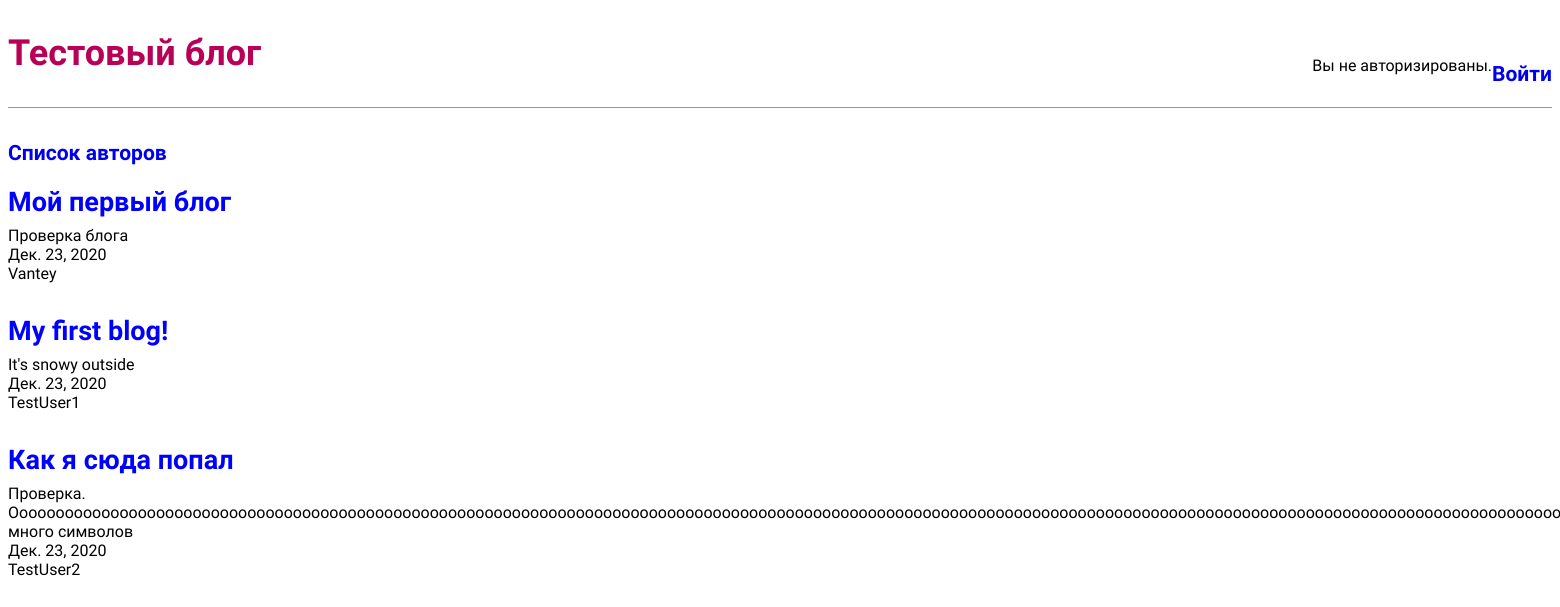
The app's page /feed/, older data.
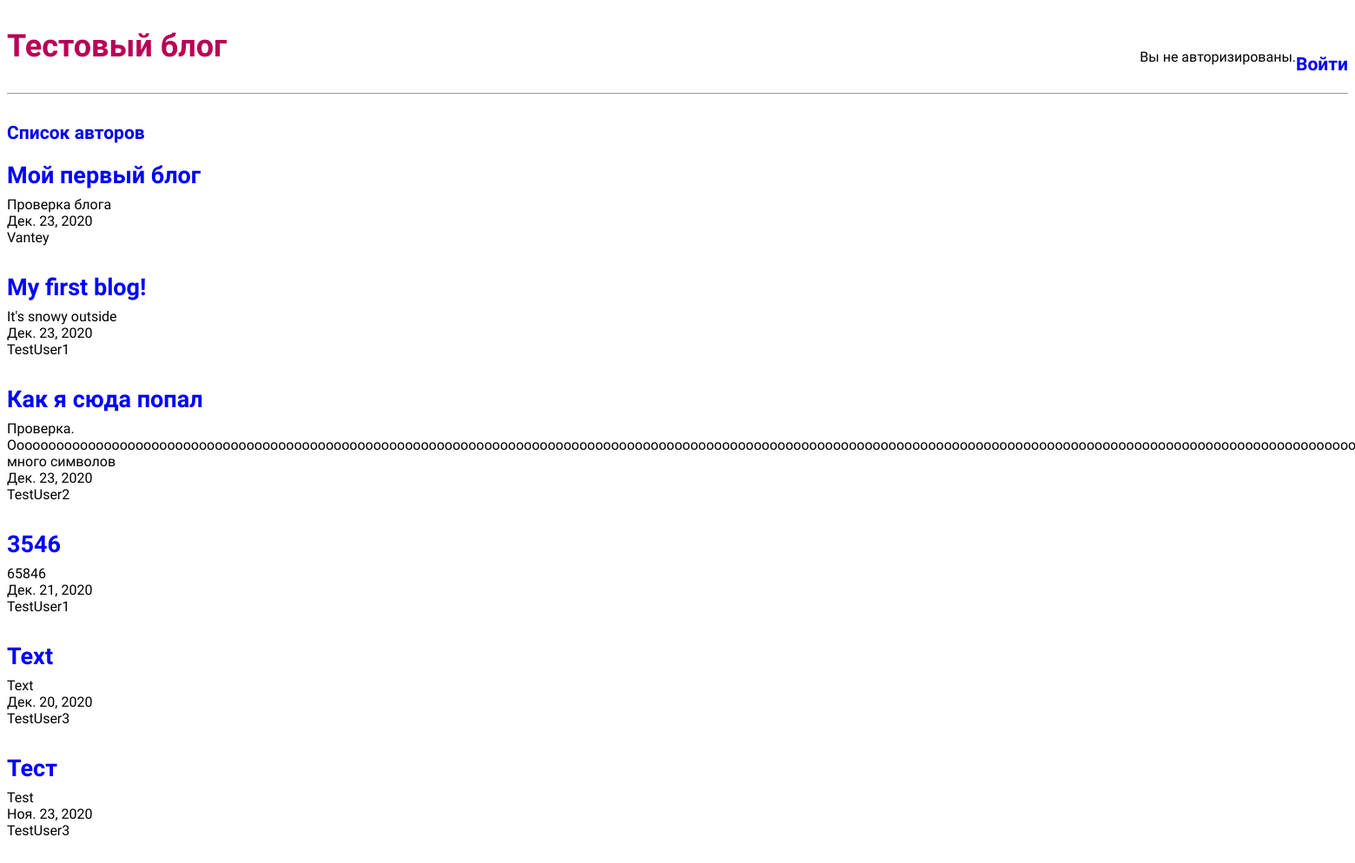
The same page, newer data.
### blog/models.py (models this page shows, shortened)
class Blog(models.Model):
    title = models.CharField(max_length=100)
    author = models.ForeignKey(BlogAuthor, on_delete=models.SET_NULL, null=True)
    blog_text = models.TextField(max_length=3000, help_text='Введите сюда текст вашего поста')
    blog_date = models.DateField(default=date.today)
    class Meta:
        ordering = ["-blog_date"]

class BlogAuthor(models.Model):
    user = models.OneToOneField(User, on_delete=models.SET_NULL, null=True)
    class Meta:
        ordering = ["user"]
    def __str__(self):
        return self.user.username

### blog/views.py (the view, shortened to what this page needs)
# urls.py: path('feed/', MySubscription.as_view(), name='user_subscription')
class MySubscription(ListView):     #Подписки не реализованны
    model = Blog
    template_name = 'user_subscription.html'

### templates/user_subscription.html
{% extends 'base.html' %}
{% block content %}
  {% for blog in object_list %}
    <div class="blog-entry">
      <h2><a href="{% url 'blog_detail' blog.pk %}">{{ blog.title }}</a></h2>
      <p>{{ blog.blog_text }}</p>
      <p>{{ blog.blog_date }}</p>
      <p>{{ blog.author }}</p>
    </div>
  {% endfor %}
{% endblock content %}

Row changes from the older to the newer data that the page shows:
added Blog: title "3546", blog_text "65846", blog_date "Дек. 21, 2020", author "TestUser1"
added Blog: title "Text", blog_text "Text", blog_date "Дек. 20, 2020", author "TestUser3"
added Blog: title "Тест", blog_text "Test", blog_date "Ноя. 23, 2020", author "TestUser3"
